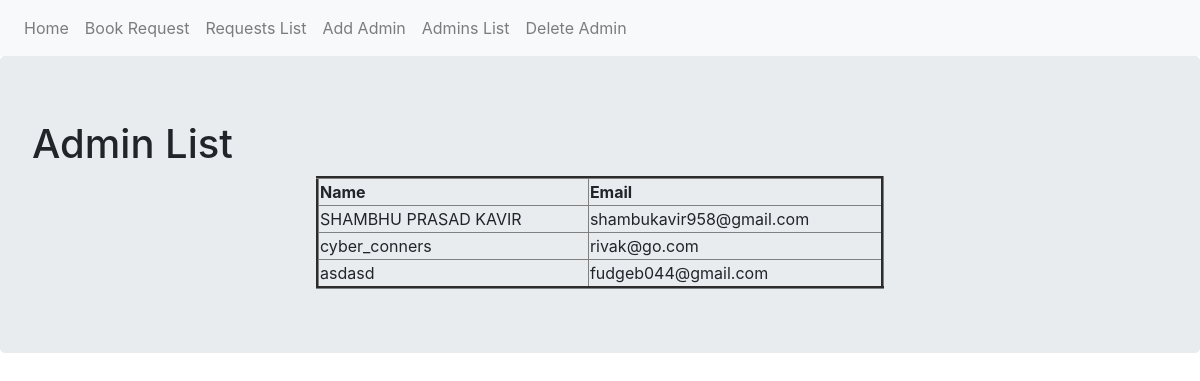
/admin_list, run on an earlier commit of the app's database.
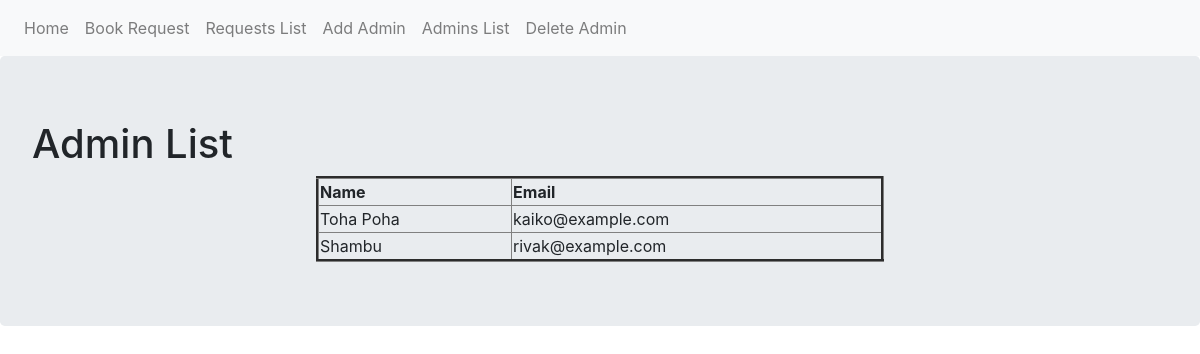
And on a later commit of the database.
### base.py (models this page shows, shortened)
class AdminManagement(db.Model):
    __tablename__ = 'Admins'
    id = db.Column(db.Integer, primary_key = True)
    name = db.Column(db.String(80), nullable=False)
    email = db.Column(db.String(80), nullable=False)

### base.py (the view)
@app.route('/admin_list')
def admin_list():
    list = AdminManagement.query.all()
    return render_template('admin_list.html', list=list)

### templates/admin_list.html
{% extends "base.html" %}
{% block content %}
<div class="jumbotron">
  <h1>Admin List</h1>
  <table border="3" height="50%" width="50%" align="center"
  style="border-spacing: 10px 0;">
    <thead>
      <tr>
        <th>Name</th>
        <th>Email</th>
      </tr>
    </thead>
    <tbody>
      {% for i in list %}
      <tr>
        <td>{{ i.name }}</td>
        <td>{{ i.email }}</td>
      </tr>
      {% endfor %}
    </tbody>
  </table>
</div>
{% endblock %}

### templates/base.html (shortened to what this page needs)
<!DOCTYPE html>
<html lang="en" dir="ltr">
  <head>
    <link rel="stylesheet" href="https://maxcdn.bootstrapcdn.com/bootstrap/4.0.0/css/bootstrap.min.css">
  </head>
  <body>
    <nav class="navbar navbar-expand-lg navbar-light bg-light">
    <div class="navbar-nav">
      <a class="nav-item nav-link" href="{{ url_for('index') }}">Home</a>
      <a class="nav-item nav-link" href="{{ url_for('booking_request') }}">Book Request</a>
      <a class="nav-item nav-link" href="{{ url_for('requests_list') }}">Requests List</a>
      <a class="nav-item nav-link" href="{{ url_for('add_admin') }}">Add Admin</a>
      <a class="nav-item nav-link" href="{{ url_for('admin_list') }}">Admins List</a>
      <a class="nav-item nav-link" href="{{ url_for('del_admin') }}">Delete Admin</a>
    </div>
</nav>
    {% block content %}
    {% endblock %}
  </body>
</html>

What changed in the data, as far as the page shows it:
removed AdminManagement: name "SHAMBHU PRASAD KAVIR", email "shambukavir958@gmail.com"
removed AdminManagement: name "asdasd", email "fudgeb044@gmail.com"
added AdminManagement: name "Toha Poha", email "kaiko@example.com"
changed AdminManagement: name "cyber_conners" → "Shambu"; email "rivak@go.com" → "rivak@example.com"
